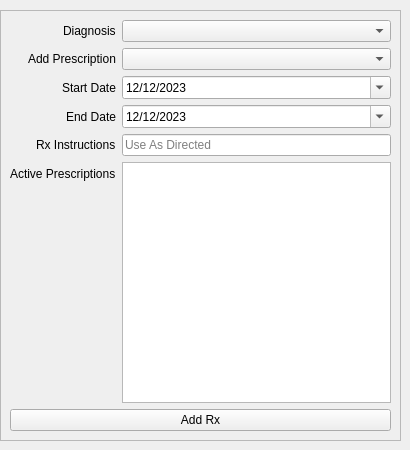
          <widget class="QWidget" name="page3_editPrescriptions">
           <widget class="QFrame" name="frame_6">
            <property name="geometry">
             <rect>
              <x>0</x>
              <y>10</y>
              <width>401</width>
              <height>431</height>
             </rect>
            </property>
            <property name="sizePolicy">
             <sizepolicy hsizetype="Preferred" vsizetype="Preferred">
              <horstretch>0</horstretch>
              <verstretch>0</verstretch>
             </sizepolicy>
            </property>
            <property name="frameShape">
             <enum>QFrame::StyledPanel</enum>
            </property>
            <property name="frameShadow">
             <enum>QFrame::Raised</enum>
            </property>
            <layout class="QVBoxLayout" name="verticalLayout_6">
             <item>
              <layout class="QFormLayout" name="formLayout_6">
               <property name="sizeConstraint">
                <enum>QLayout::SetDefaultConstraint</enum>
               </property>
               <property name="fieldGrowthPolicy">
                <enum>QFormLayout::ExpandingFieldsGrow</enum>
               </property>
               <property name="labelAlignment">
                <set>Qt::AlignRight</set>
               </property>
               <item row="1" column="0">
                <widget class="QLabel" name="editPatient_l2_addScript">
                 <property name="text">
                  <string>Add Prescription</string>
                 </property>
                </widget>
               </item>
               <item row="1" column="1">
                <widget class="QComboBox" name="editPatient_t2_addScript">
                 <property name="sizePolicy">
                  <sizepolicy hsizetype="Expanding" vsizetype="Fixed">
                   <horstretch>0</horstretch>
                   <verstretch>0</verstretch>
                  </sizepolicy>
                 </property>
                 <property name="placeholderText">
                  <string>- Select Rx -</string>
                 </property>
                </widget>
               </item>
               <item row="5" column="0">
                <widget class="QLabel" name="editPatient_l6_activeScript">
                 <property name="text">
                  <string>Active Prescriptions</string>
                 </property>
                </widget>
               </item>
               <item row="5" column="1">
                <widget class="QListWidget" name="editPatient_t6_activeScriptList">
                 <property name="minimumSize">
                  <size>
                   <width>0</width>
                   <height>100</height>
                  </size>
                 </property>
                 <property name="editTriggers">
                  <set>QAbstractItemView::NoEditTriggers</set>
                 </property>
                 <property name="showDropIndicator" stdset="0">
                  <bool>false</bool>
                 </property>
                </widget>
               </item>
               <item row="2" column="1">
                <widget class="QDateEdit" name="editPatient_t3_startDate">
                 <property name="sizePolicy">
                  <sizepolicy hsizetype="MinimumExpanding" vsizetype="Fixed">
                   <horstretch>0</horstretch>
                   <verstretch>0</verstretch>
                  </sizepolicy>
                 </property>
                 <property name="buttonSymbols">
                  <enum>QAbstractSpinBox::NoButtons</enum>
                 </property>
                 <property name="dateTime">
                  <datetime>
                   <hour>0</hour>
                   <minute>0</minute>
                   <second>0</second>
                   <year>2023</year>
                   <month>12</month>
                   <day>12</day>
                  </datetime>
                 </property>
                 <property name="displayFormat">
                  <string>MM/dd/yyyy</string>
                 </property>
                 <property name="calendarPopup">
                  <bool>true</bool>
                 </property>
                </widget>
               </item>
               <item row="3" column="1">
                <widget class="QDateEdit" name="editPatient_t4_endDate">
                 <property name="sizePolicy">
                  <sizepolicy hsizetype="MinimumExpanding" vsizetype="Fixed">
                   <horstretch>0</horstretch>
                   <verstretch>0</verstretch>
                  </sizepolicy>
                 </property>
                 <property name="buttonSymbols">
                  <enum>QAbstractSpinBox::NoButtons</enum>
                 </property>
                 <property name="dateTime">
                  <datetime>
                   <hour>0</hour>
                   <minute>0</minute>
                   <second>0</second>
                   <year>2023</year>
                   <month>12</month>
                   <day>12</day>
                  </datetime>
                 </property>
                 <property name="displayFormat">
                  <string>MM/dd/yyyy</string>
                 </property>
                 <property name="calendarPopup">
                  <bool>true</bool>
                 </property>
                </widget>
               </item>
               <item row="2" column="0">
                <widget class="QLabel" name="editPatient_l3_startDate">
                 <property name="text">
                  <string>Start Date</string>
                 </property>
                </widget>
               </item>
               <item row="3" column="0">
                <widget class="QLabel" name="editPatient_l4_endDate">
                 <property name="text">
                  <string>End Date</string>
                 </property>
                </widget>
               </item>
               <item row="0" column="1">
                <widget class="QComboBox" name="editPatient_t1_selectDiagnosis">
                 <property name="sizePolicy">
                  <sizepolicy hsizetype="MinimumExpanding" vsizetype="Fixed">
                   <horstretch>0</horstretch>
                   <verstretch>0</verstretch>
                  </sizepolicy>
                 </property>
                 <property name="placeholderText">
                  <string>- Select Diagnosis -</string>
                 </property>
                </widget>
               </item>
               <item row="0" column="0">
                <widget class="QLabel" name="editPatient_l1_selectDiagnosis">
                 <property name="text">
                  <string>Diagnosis</string>
                 </property>
                </widget>
               </item>
               <item row="4" column="1">
                <widget class="QLineEdit" name="editPatient_t5_scriptInstructions">
                 <property name="placeholderText">
                  <string>Use As Directed</string>
                 </property>
                </widget>
               </item>
               <item row="4" column="0">
                <widget class="QLabel" name="editPatient_l5_scriptInstructions">
                 <property name="text">
                  <string>Rx Instructions</string>
                 </property>
                </widget>
               </item>
              </layout>
             </item>
             <item>
              <layout class="QHBoxLayout" name="updateCancelLayout_4">
               <item>
                <widget class="QPushButton" name="patientEditsave_3">
                 <property name="text">
                  <string>Add Rx</string>
                 </property>
                </widget>
               </item>
              </layout>
             </item>
            </layout>
           </widget>
          </widget>
